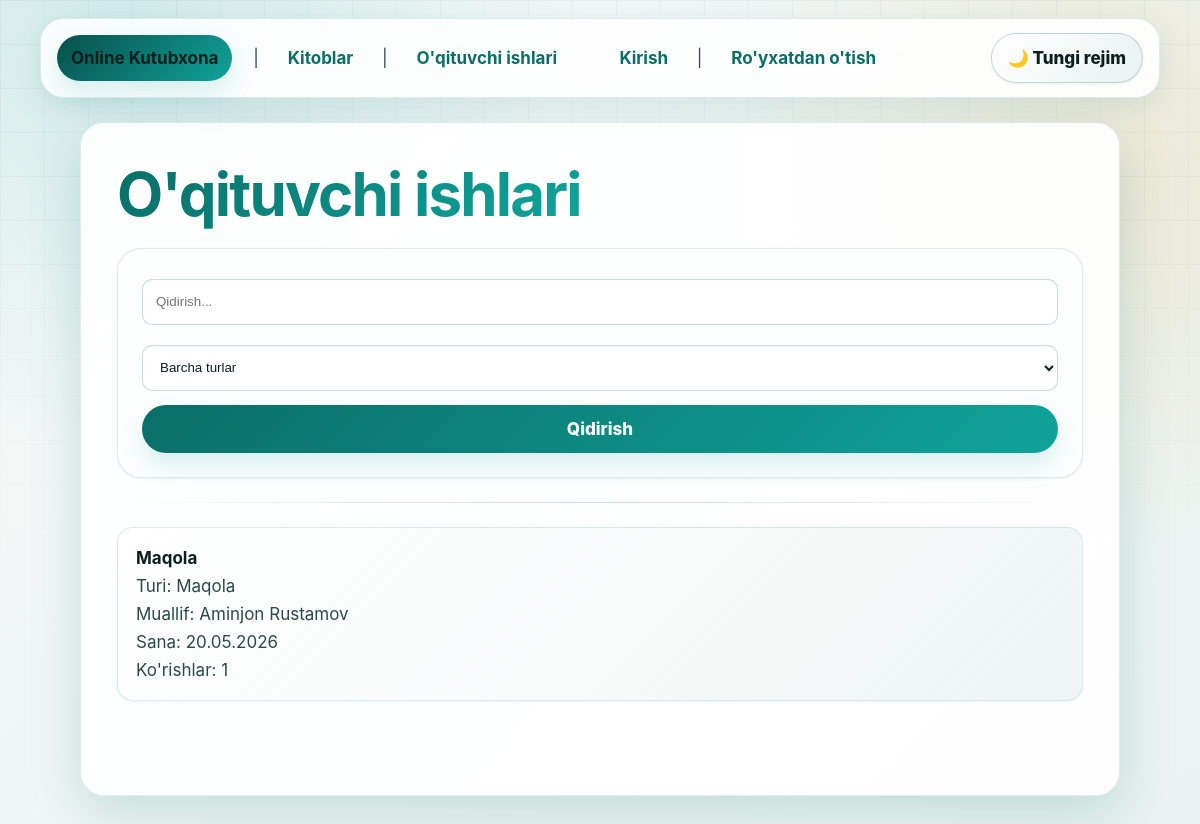
Before: /works/ with the older database file.
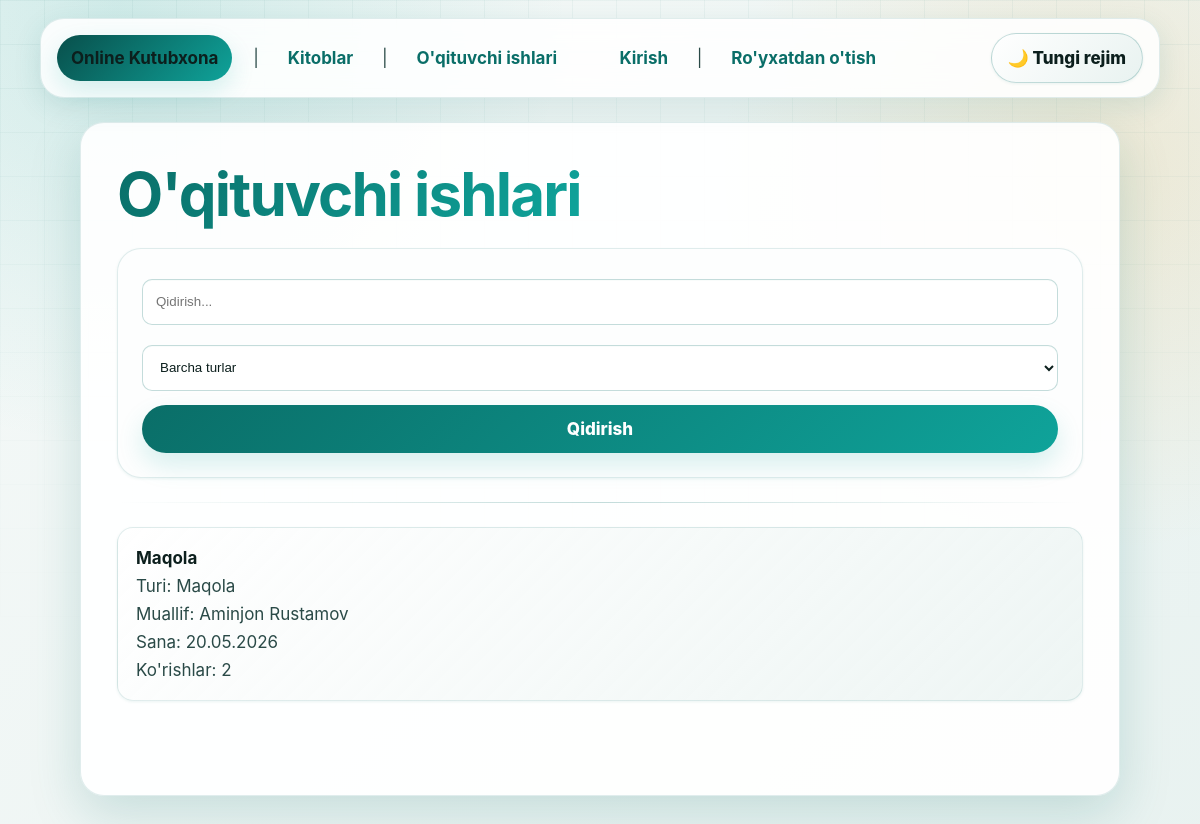
After: the same page with the newer database file.
### main/models.py (models this page shows, shortened)
class TeacherWork(models.Model):
    class WorkType(models.TextChoices):
        GUIDE   = 'guide',   "Qo'llanma"
        ARTICLE = 'article', 'Maqola'
        OTHER   = 'other',   'Boshqa'
    teacher = models.ForeignKey(
        User,
        on_delete=models.CASCADE,
        related_name='works',
        verbose_name="O'qituvchi",
    )
    title = models.CharField(
        max_length=255,
        verbose_name="Sarlavha",
    )
    work_type = models.CharField(
        max_length=10,
        choices=WorkType.choices,
        default=WorkType.GUIDE,
        verbose_name="Turi",
    )
    description = models.TextField(
        verbose_name="Qisqacha tavsif",
    )
    file = models.FileField(
        upload_to='teacher_works/',
        verbose_name="Fayl",
    )
    cover_image = models.ImageField(
        upload_to='work_covers/',
        null=True,
        blank=True,
        verbose_name="Muqova rasmi",
    )
    is_published = models.BooleanField(
        default=True,
        verbose_name="Chop etilganmi?",
    )
    view_count = models.PositiveIntegerField(
        default=0,
        verbose_name="Ko'rishlar soni",
    )
    created_at = models.DateTimeField(auto_now_add=True)
    updated_at = models.DateTimeField(auto_now=True)
    class Meta:
        verbose_name = "O'qituvchi ishi"
        verbose_name_plural = "O'qituvchi ishlari"
        ordering = ['-created_at']

class User(AbstractUser):
    class Role(models.TextChoices):
        STUDENT = 'student', 'Talaba'
        TEACHER = 'teacher', "O'qituvchi"
        ADMIN   = 'admin',   'Admin'
    role = models.CharField(
        max_length=10,
        choices=Role.choices,
        default=Role.STUDENT,
        verbose_name="Rol",
    )
    avatar = models.ImageField(
        upload_to='avatars/',
        null=True,
        blank=True,
        verbose_name="Profil rasmi",
    )
    bio = models.TextField(
        blank=True,
        verbose_name="Biografiya",
    )
    phone = models.CharField(
        max_length=20,
        blank=True,
        verbose_name="Telefon raqami",
    )
    created_at = models.DateTimeField(auto_now_add=True)
    updated_at = models.DateTimeField(auto_now=True)
    groups = models.ManyToManyField(
        'auth.Group',
        related_name='custom_user_set',
        blank=True,
        verbose_name='groups',
    )
    user_permissions = models.ManyToManyField(
        'auth.Permission',
        related_name='custom_user_set',
        blank=True,
        verbose_name='user permissions',
    )
    class Meta:
        verbose_name = "Foydalanuvchi"
        verbose_name_plural = "Foydalanuvchilar"

### main/views.py (the view)
# urls.py: path('works/', views.TeacherWorkListView.as_view(), name='work-list'),
class TeacherWorkListView(View):
    template_name = 'main/work_list.html'
    def get(self, request):
        works      = TeacherWork.objects.filter(is_published=True).select_related('teacher')
        work_type  = request.GET.get('type', '').strip()
        query      = request.GET.get('q', '').strip()
        if work_type:
            works = works.filter(work_type=work_type)
        if query:
            works = works.filter(
                Q(title__icontains=query) |
                Q(description__icontains=query)
            )
        context = {
            'works':        works,
            'work_types':   TeacherWork.WorkType.choices,
            'current_type': work_type,
            'current_query': query,
        }
        return render(request, self.template_name, context)

### main/templates/main/work_list.html (shortened to what this page needs)
{% extends 'base.html' %}
{% block content %}
<h1>O'qituvchi ishlari</h1>
<form method="get">
    <input type="text" name="q" value="{{ current_query }}" placeholder="Qidirish...">
    <select name="type">
        <option value="">Barcha turlar</option>
    </select>
    <button type="submit">Qidirish</button>
</form>
<hr>
{% if works %}
    <ul>
        {% for work in works %}
            <li>
                <a href="{% url 'main:work-detail' work.pk %}"><strong>{{ work.title }}</strong></a><br>
                Turi: {{ work.get_work_type_display }}<br>
                Muallif: {{ work.teacher.get_full_name|default:work.teacher.username }}<br>
                Sana: {{ work.created_at|date:"d.m.Y" }}<br>
                Ko'rishlar: {{ work.view_count }}
            </li>
            <br>
        {% endfor %}
    </ul>
{% else %}
    <p>Hech narsa topilmadi.</p>
{% endif %}
{% endblock %}

Changed rows visible on the page:
changed TeacherWork "Maqola": view_count "1" → "2"
